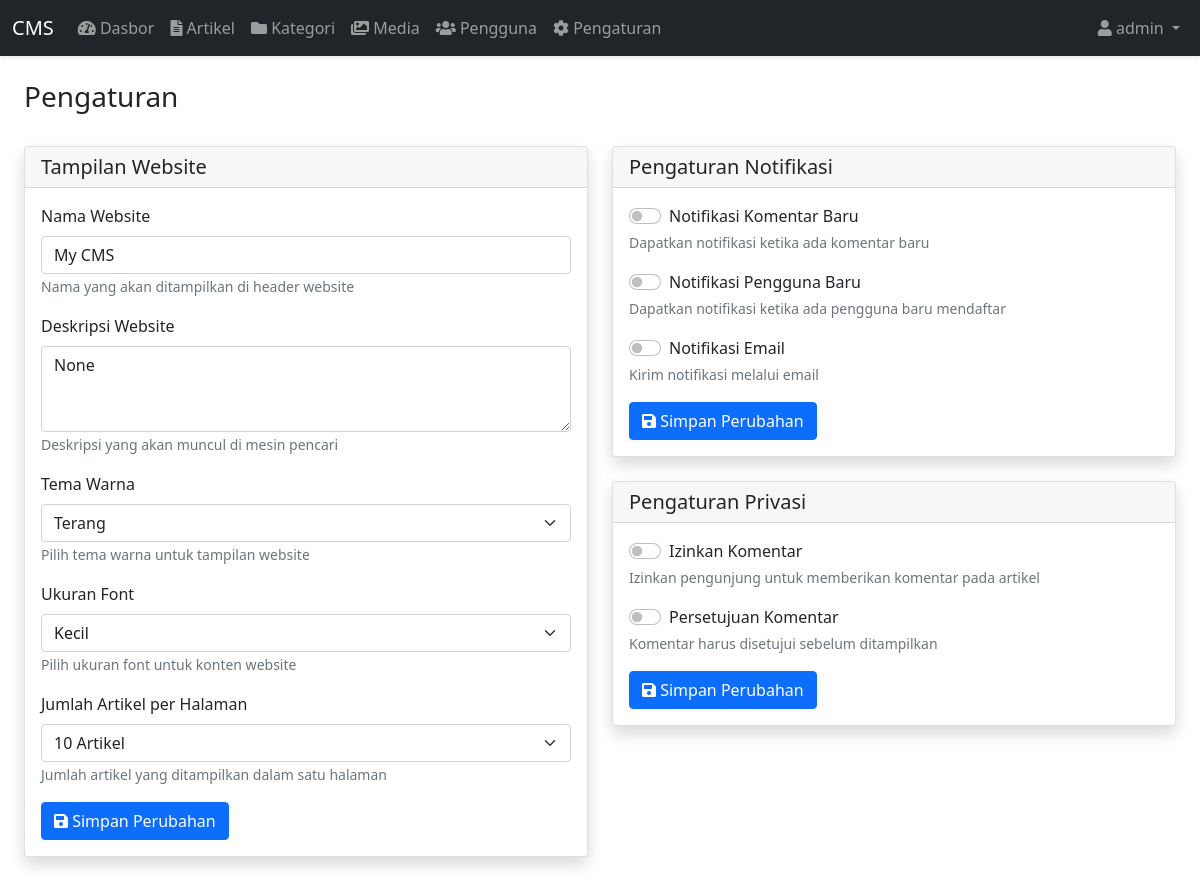
/admin/settings (signed in), run on the app's committed database.
### app.py (models this page shows, shortened)
class User(UserMixin, db.Model):
    id = db.Column(db.Integer, primary_key=True)
    username = db.Column(db.String(80), unique=True, nullable=False)
    email = db.Column(db.String(120), unique=True, nullable=False)
    password_hash = db.Column(db.String(128))
    full_name = db.Column(db.String(100))
    role = db.Column(db.String(20), default='author')
    created_at = db.Column(db.DateTime, default=datetime.utcnow)
    posts = db.relationship('Post', backref='author', lazy=True)
    reset_token = db.Column(db.String(128))

class Settings(db.Model):
    id = db.Column(db.Integer, primary_key=True)
    site_name = db.Column(db.String(100), default='My CMS')
    site_description = db.Column(db.Text)
    posts_per_page = db.Column(db.Integer, default=10)
    mail_server = db.Column(db.String(100))
    mail_port = db.Column(db.Integer)
    mail_username = db.Column(db.String(100))
    mail_password = db.Column(db.String(100))
    mail_use_tls = db.Column(db.Boolean, default=True)
    updated_at = db.Column(db.DateTime, default=datetime.utcnow, onupdate=datetime.utcnow)
    theme = db.Column(db.String(50))
    font_size = db.Column(db.String(20))
    notify_new_comments = db.Column(db.Boolean, default=True)
    notify_new_users = db.Column(db.Boolean, default=True)
    email_notifications = db.Column(db.Boolean, default=True)
    allow_comments = db.Column(db.Boolean, default=True)
    require_approval = db.Column(db.Boolean, default=False)

### app.py (the view)
@app.route('/admin/settings', methods=['GET'])
@login_required
def admin_settings():
    if current_user.role != 'admin':
        flash('Anda tidak memiliki akses ke halaman ini.', 'danger')
        return redirect(url_for('admin_dashboard'))
    settings = Settings.query.first()
    if not settings:
        settings = Settings()
        db.session.add(settings)
        db.session.commit()
    return render_template('admin/settings.html', settings=settings)

### app.py (called while the page is built)
@app.context_processor
def inject_now():
    return {'now': datetime.now()}

@login_manager.user_loader
def load_user(user_id):
    return User.query.get(int(user_id))

### templates/admin/settings.html (shortened to what this page needs)
{% extends "base.html" %}
{% block content %}
<div class="container-fluid">
    <div class="d-flex justify-content-between align-items-center mb-4">
        <h1 class="h3">Pengaturan</h1>
    </div>
    <div class="row">
        <div class="col-md-6">
            <div class="card shadow mb-4">
                <div class="card-header">
                    <h5 class="card-title mb-0">Tampilan Website</h5>
                </div>
                <div class="card-body">
                    <form method="POST" action="{{ url_for('admin_update_settings') }}">
                        <div class="mb-3">
                            <label for="site_name" class="form-label">Nama Website</label>
                            <input type="text" class="form-control" id="site_name" name="site_name" value="{{ settings.site_name }}" placeholder="Contoh: Blog Saya">
                            <small class="text-muted">Nama yang akan ditampilkan di header website</small>
                        </div>
                        <div class="mb-3">
                            <label for="site_description" class="form-label">Deskripsi Website</label>
                            <textarea class="form-control" id="site_description" name="site_description" rows="3" placeholder="Deskripsi singkat tentang website Anda">{{ settings.site_description }}</textarea>
                            <small class="text-muted">Deskripsi yang akan muncul di mesin pencari</small>
                        </div>
                        <div class="mb-3">
                            <label for="theme" class="form-label">Tema Warna</label>
                            <select class="form-select" id="theme" name="theme">
                                <option value="light" {% if settings.theme == 'light' %}selected{% endif %}>Terang</option>
                            </select>
                            <small class="text-muted">Pilih tema warna untuk tampilan website</small>
                        </div>
                        <div class="mb-3">
                            <label for="font_size" class="form-label">Ukuran Font</label>
                            <select class="form-select" id="font_size" name="font_size">
                                <option value="small" {% if settings.font_size == 'small' %}selected{% endif %}>Kecil</option>
                            </select>
                            <small class="text-muted">Pilih ukuran font untuk konten website</small>
                        </div>
                        <div class="mb-3">
                            <label for="posts_per_page" class="form-label">Jumlah Artikel per Halaman</label>
                            <select class="form-select" id="posts_per_page" name="posts_per_page">
                                <option value="10" {% if settings.posts_per_page == 10 %}selected{% endif %}>10 Artikel</option>
                            </select>
                            <small class="text-muted">Jumlah artikel yang ditampilkan dalam satu halaman</small>
                        </div>
                        <button type="submit" class="btn btn-primary">
                            <i class="fas fa-save"></i> Simpan Perubahan
                        </button>
                    </form>
                </div>
            </div>
        </div>
        <div class="col-md-6">
            <div class="card shadow mb-4">
                <div class="card-header">
                    <h5 class="card-title mb-0">Pengaturan Notifikasi</h5>
                </div>
                <div class="card-body">
                    <form method="POST" action="{{ url_for('admin_update_notification_settings') }}">
                        <div class="mb-3">
                            <div class="form-check form-switch">
                                <input class="form-check-input" type="checkbox" id="notify_new_comments" name="notify_new_comments" {% if settings.notify_new_comments %}checked{% endif %}>
                                <label class="form-check-label" for="notify_new_comments">Notifikasi Komentar Baru</label>
                            </div>
                            <small class="text-muted">Dapatkan notifikasi ketika ada komentar baru</small>
                        </div>
                        <div class="mb-3">
                            <div class="form-check form-switch">
                                <input class="form-check-input" type="checkbox" id="notify_new_users" name="notify_new_users" {% if settings.notify_new_users %}checked{% endif %}>
                                <label class="form-check-label" for="notify_new_users">Notifikasi Pengguna Baru</label>
                            </div>
                            <small class="text-muted">Dapatkan notifikasi ketika ada pengguna baru mendaftar</small>
                        </div>
                        <div class="mb-3">
                            <div class="form-check form-switch">
                                <input class="form-check-input" type="checkbox" id="email_notifications" name="email_notifications" {% if settings.email_notifications %}checked{% endif %}>
                                <label class="form-check-label" for="email_notifications">Notifikasi Email</label>
                            </div>
                            <small class="text-muted">Kirim notifikasi melalui email</small>
                        </div>
                        <button type="submit" class="btn btn-primary">
                            <i class="fas fa-save"></i> Simpan Perubahan
                        </button>
                    </form>
                </div>
            </div>
            <div class="card shadow mb-4">
                <div class="card-header">
                    <h5 class="card-title mb-0">Pengaturan Privasi</h5>
                </div>
                <div class="card-body">
                    <form method="POST" action="{{ url_for('admin_update_privacy_settings') }}">
                        <div class="mb-3">
                            <div class="form-check form-switch">
                                <input class="form-check-input" type="checkbox" id="allow_comments" name="allow_comments" {% if settings.allow_comments %}checked{% endif %}>
                                <label class="form-check-label" for="allow_comments">Izinkan Komentar</label>
                            </div>
                            <small class="text-muted">Izinkan pengunjung untuk memberikan komentar pada artikel</small>
                        </div>
                        <div class="mb-3">
                            <div class="form-check form-switch">
                                <input class="form-check-input" type="checkbox" id="require_approval" name="require_approval" {% if settings.require_approval %}checked{% endif %}>
                                <label class="form-check-label" for="require_approval">Persetujuan Komentar</label>
                            </div>
                            <small class="text-muted">Komentar harus disetujui sebelum ditampilkan</small>
                        </div>
                        <button type="submit" class="btn btn-primary">
                            <i class="fas fa-save"></i> Simpan Perubahan
                        </button>
                    </form>
                </div>
            </div>
        </div>
    </div>
</div>
{% endblock %}

### templates/base.html (shortened to what this page needs)
<!DOCTYPE html>
<html lang="id">
<head>
    <link href="https://cdn.jsdelivr.net/npm/bootstrap@5.1.3/dist/css/bootstrap.min.css" rel="stylesheet">
    <link href="https://cdnjs.cloudflare.com/ajax/libs/font-awesome/5.15.4/css/all.min.css" rel="stylesheet">
    <link href="{{ url_for('static', filename='css/admin.css') }}" rel="stylesheet">
</head>
<body>
    {% if request.endpoint != 'login' %}
    <nav class="navbar navbar-expand-lg navbar-dark bg-dark fixed-top">
        <div class="container-fluid">
            <a class="navbar-brand" href="{{ url_for('admin_dashboard') }}">CMS</a>
            <div class="collapse navbar-collapse" id="navbarNav">
                <ul class="navbar-nav">
                    {% if current_user.is_authenticated %}
                    <li class="nav-item">
                        <a class="nav-link" href="{{ url_for('admin_dashboard') }}">
                            <i class="fas fa-tachometer-alt"></i> Dasbor
                        </a>
                    </li>
                    <li class="nav-item">
                        <a class="nav-link" href="{{ url_for('admin_posts') }}">
                            <i class="fas fa-file-alt"></i> Artikel
                        </a>
                    </li>
                    <li class="nav-item">
                        <a class="nav-link" href="{{ url_for('admin_categories') }}">
                            <i class="fas fa-folder"></i> Kategori
                        </a>
                    </li>
                    <li class="nav-item">
                        <a class="nav-link" href="{{ url_for('admin_media') }}">
                            <i class="fas fa-images"></i> Media
                        </a>
                    </li>
                    <li class="nav-item">
                        <a class="nav-link" href="{{ url_for('admin_users') }}">
                            <i class="fas fa-users"></i> Pengguna
                        </a>
                    </li>
                    {% if current_user.role == 'admin' %}
                    <li class="nav-item">
                        <a class="nav-link" href="{{ url_for('admin_settings') }}">
                            <i class="fas fa-cog"></i> Pengaturan
                        </a>
                    </li>
                    {% endif %}
                    {% endif %}
                </ul>
                <ul class="navbar-nav ms-auto">
                    {% if current_user.is_authenticated %}
                    <li class="nav-item dropdown">
                        <a class="nav-link dropdown-toggle" href="#" id="navbarDropdown" role="button" data-bs-toggle="dropdown">
                            <i class="fas fa-user"></i> {{ current_user.username }}
                        </a>
                    </li>
                    {% endif %}
                </ul>
            </div>
        </div>
    </nav>
    {% endif %}
    <div class="container-fluid py-4 fade-in">
        {% block content %}{% endblock %}
    </div>
</body>
</html>

### templates/base.html (style rules this page uses)
body { padding-top: 56px; }
.navbar { box-shadow: 0 2px 4px rgba(0,0,0,.1); }
.fade-in { opacity: 0; animation: fadeIn 0.5s ease-in forwards; }

### data on the page
User: username "admin"
Settings: site_name "My CMS", site_description "None", theme "Terang", font_size "Kecil", posts_per_page "10 Artikel"
